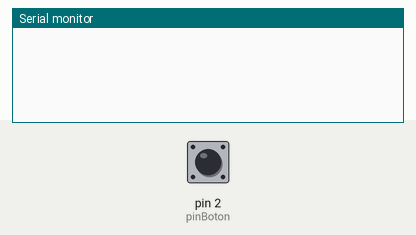
A sketch run on a simulated Arduino Uno, built with avr-gcc and run on an emulated ATmega328P. On the bench: the last lines printed to the serial monitor. Inputs (shaded band) come from the test bench; at power-on: pin 2 (pinBoton) HIGH.

Above: at 1.2 s.
1.3 s: pin 2 (pinBoton) pulled LOW for 0.15 s
At 2.5 s:
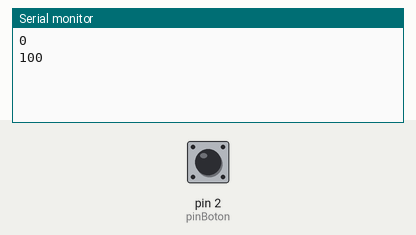
2.9 s: pin 2 (pinBoton) pulled LOW for 1 s
At 4.3 s:
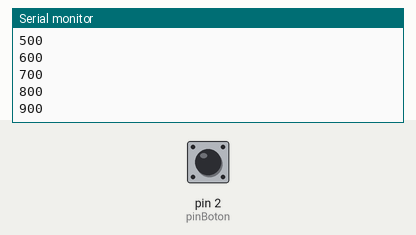
5.4 s: pin 2 (pinBoton) pulled LOW for 3.2 s
At 9.0 s:
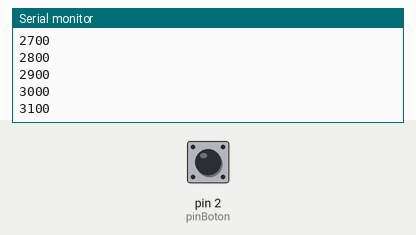
Timing chart, 0 to 10.5 s (numbered marks = the images above; inputs shaded):
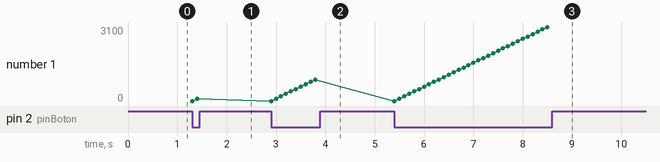

Measured:
- after the input at 1.3 s, the serial monitor: prints a new line at once (image 1)
- after the input at 2.9 s, the serial monitor: prints a new line after 0.20 s (image 2)
- after the input at 5.4 s, the serial monitor: prints a new line after 1.0 s (image 3)
- plotted number 1: 100 → 900 after the input at 2.9 s, 900 → 3100 after the input at 5.4 s

The sketch:

Boton.ino
```cpp
#include <Thread.h>

const int pinBoton = 2;

volatile bool pulsado = false;
volatile unsigned long tiempoRebote = 0;

bool mismaPulsacion = false;

unsigned long tiempoInicial = 0;
unsigned long tiempoPulsacion = 0;

Thread hiloBoton;

void ISR_BOTON() {
  if (millis() - tiempoRebote >= 50) {
    tiempoRebote = millis();

    if (digitalRead(pinBoton) == LOW) {
      pulsado = true;
    }
    else {
      pulsado = false;
    }
  }
}

// Todo lo que antes estaba en loop()
void tareaBoton() {
  if (pulsado) {
    if (mismaPulsacion == false) {
      tiempoInicial = millis();
      mismaPulsacion = true;
    }
    Serial.println(millis() - tiempoInicial);
  }

  if (!pulsado && mismaPulsacion == true) {
    tiempoPulsacion = millis() - tiempoInicial;
    mismaPulsacion = false;

    if (tiempoPulsacion >= 2000 && tiempoPulsacion <= 3000) {
      Serial.println("Pulsacion de reinicio");
    }
    else if (tiempoPulsacion >= 5000) {
      Serial.println("Entrada de Admin");
    }
  }
}

void setup() {
  Serial.begin(9600);

  pinMode(pinBoton, INPUT_PULLUP);
  attachInterrupt(digitalPinToInterrupt(pinBoton), ISR_BOTON, CHANGE);

  hiloBoton.onRun(tareaBoton);
  hiloBoton.setInterval(100);   // se ejecuta cada 100 ms
}

void loop() {
  if (hiloBoton.shouldRun()) {
    hiloBoton.run();
  }
}
```

Conexiones.ino
```cpp
// --------------------------------------------------
// CONEXIONES PANTALLA LCD 16x2 (MODO 4 BITS)
// --------------------------------------------------
//
// LCD     -> Arduino
//
// Pin 1  (VSS) -> GND
// Pin 2  (VDD) -> 5V
// Pin 3  (VO)  -> GND (contraste, conexión de prueba)
// Pin 4  (RS)  -> 12
// Pin 5  (RW)  -> GND
// Pin 6  (E)   -> 11
// Pin 7  (D0)  -> Sin conectar
// Pin 8  (D1)  -> Sin conectar
// Pin 9  (D2)  -> Sin conectar
// Pin 10 (D3)  -> Sin conectar
// Pin 11 (D4)  -> 7
// Pin 12 (D5)  -> 6
// Pin 13 (D6)  -> 5
// Pin 14 (D7)  -> 4
// Pin 15 (A)   -> 5V (retroiluminación, con resistencia si procede)
// Pin 16 (K)   -> GND (retroiluminación)
//
// --------------------------------------------------
```
